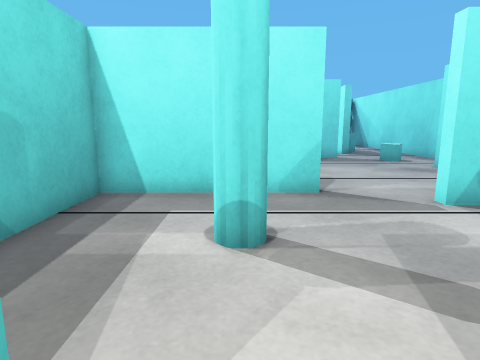
[1] (above)

22 first-person views from a walk through a world built for the Webots simulator. The camera is 0.86 m above the floor, tilts 10° down and sees 75° across. The floor is counted in squares, 0.5 m on a side. Each view is taken from the middle of a square. On the plan, view 1 faces up. The plan holds only what a view shows up to about 16 squares ahead; the rest is blank. The place goes on beyond the plan. The robots in the file are not drawn.

[2]
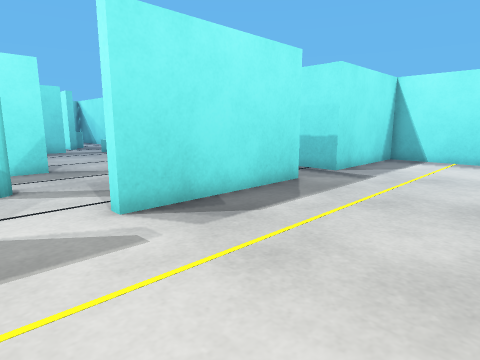

[3]
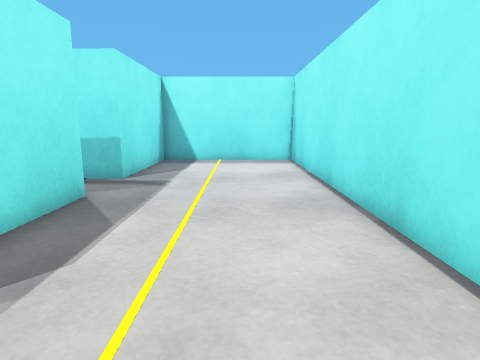

[4]
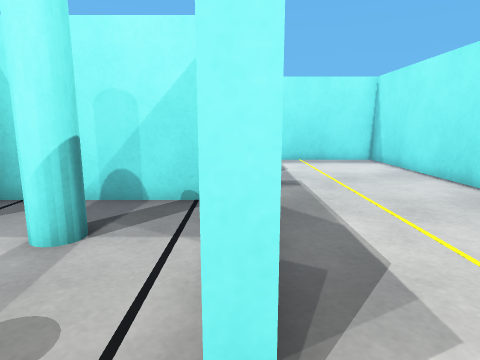

[5]
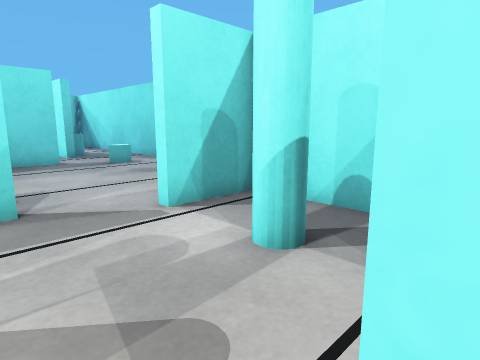

[6]
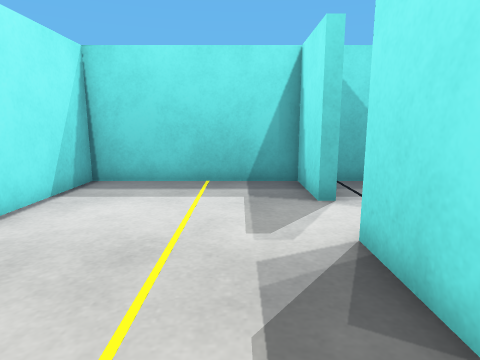

[7]
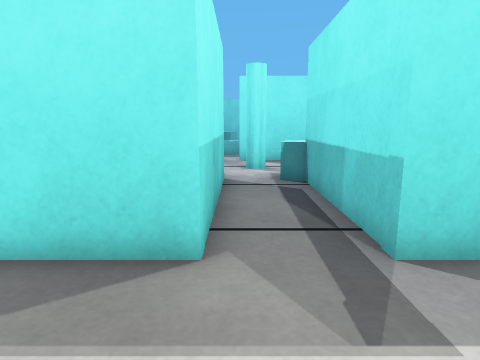

[8]
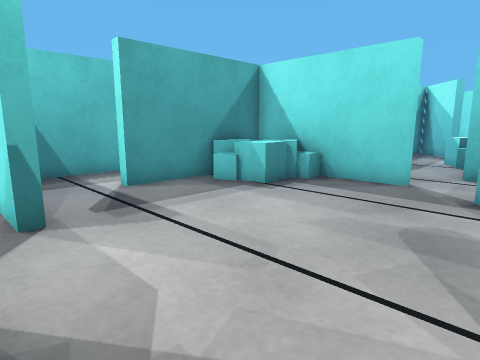

[9]
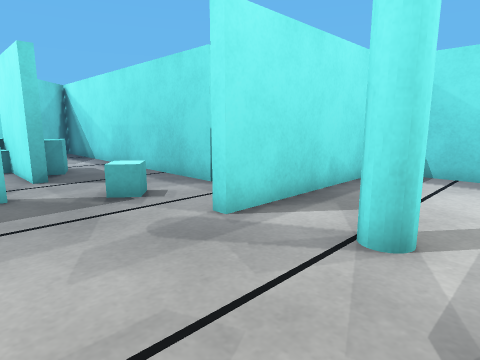

[10]
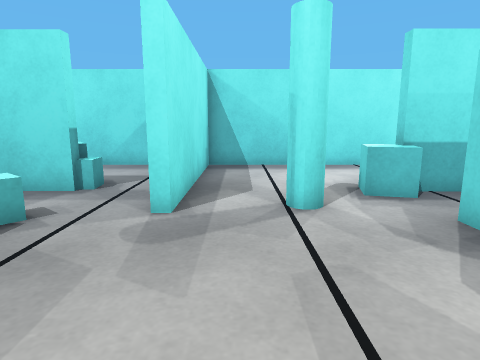

[11]
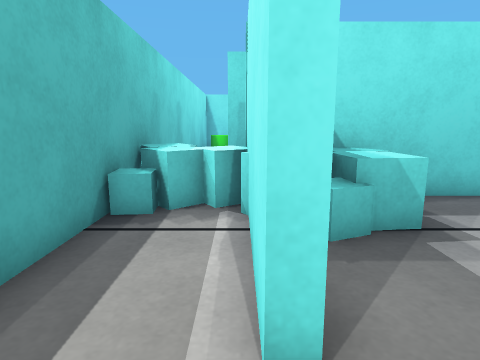

[12]
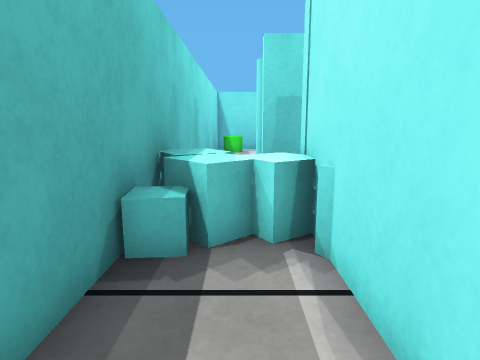

[13]
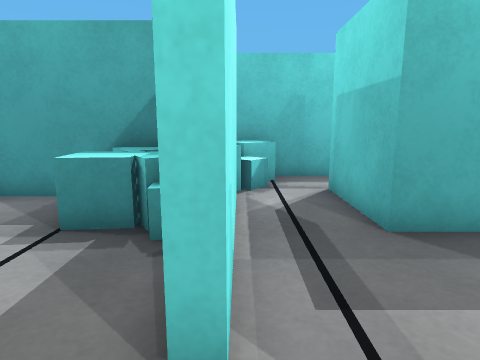

[14]
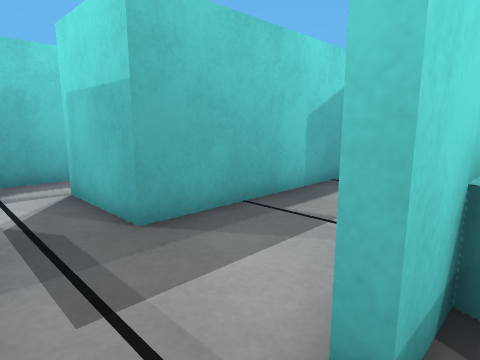

[15]
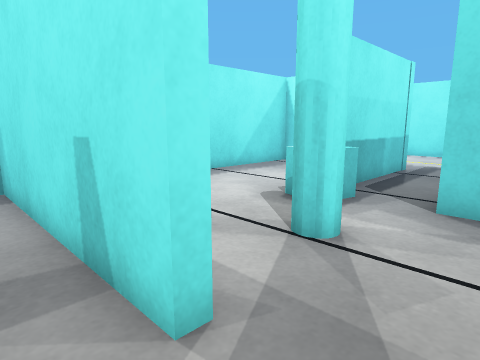

[16]
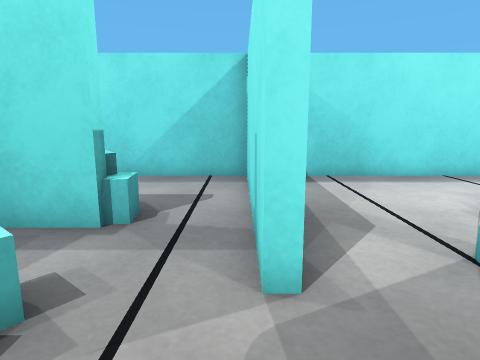

[17]
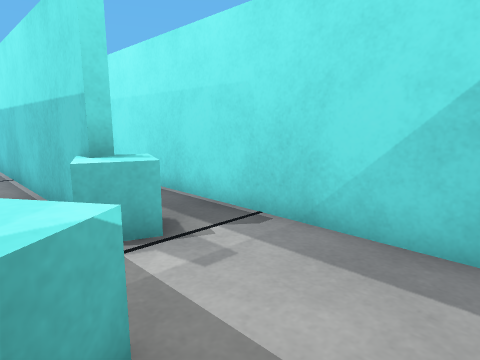

[18]
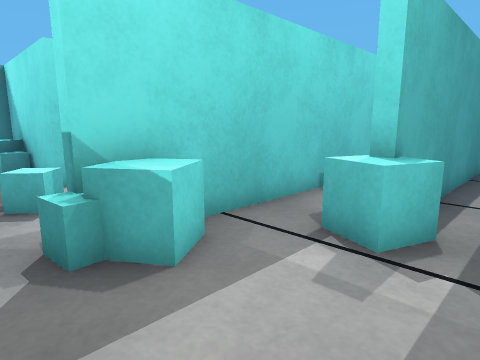

[19]
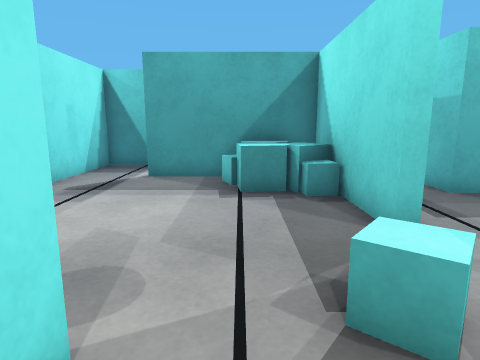

[20]
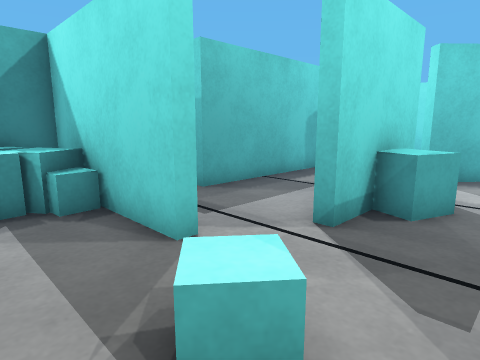

[21]
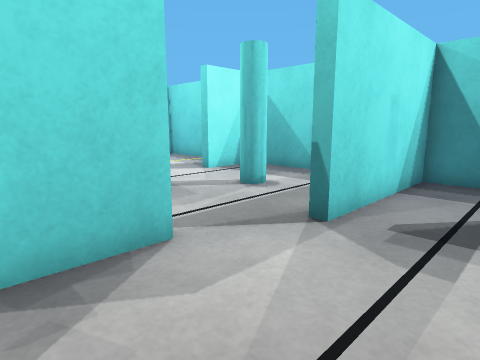

[22]
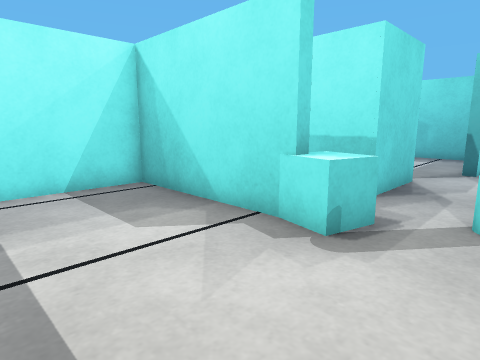

### Floor plan
Points are (right, up) in squares from view 1. A wall is a line through its corners. A room is listed if a view was taken in it or the views show most of it. See-through windows are left out.
Room 1 (views 1, 2, 3, 4, 5, 6, 7, 8)
walls: (3.1, -5.6) (15.6, -5.6) (15.6, 0.8) (10, 0.8) (10, 6.6); (-1, 1.2) (-1, 0.8) (-3.6, 0.8) (-3.6, -5.6) (0.2, -5.6); (7.5, 7) (7.5, 0.8) (1.5, 0.8) (1.5, 1.2)
ways out: opening at (8.5, 6.5) to room 2; opening at (0.5, 1) to room 5
Room 2 (views 9, 10, 13, 14, 15, 16, 19, 20, 21, 22)
walls: (10.5, 6.6) (10.5, 1.2) (15.6, 1.2) (15.6, 12.4) (8, 12.4) (8, 12.8) (10.5, 12.8); (4.5, 7) (7.5, 7); (10, 15.4) (10, 17.6); (5.1, 16.9) (5.1, 16.5) (-0.4, 16.5) (-0.4, 10.9); (0.6, 8.3) (2.1, 8.3)
ways out: opening at (8.5, 6.5) to room 1; opening at (-0.5, 9.5) to room 3; opening at (10, 14.5) to room 4; opening at (3.5, 7.5) to room 5; opening at (7.5, 17)
objects: cyan box (0, 14) to (1, 14); cyan box (0, 15) to (1, 15); cyan box (1, 15) to (2, 16); cyan box (2, 14); cyan box (2, 16); cyan box (7, 15) to (8, 16); cyan pole (8, 9) to (9, 10); cyan box (9, 7) to (11, 8)
Room 3 (views 11, 12)
walls: (-0.4, 10.9) (-0.8, 10.9) (-0.8, 17); (-3.6, 17.5) (-3.6, 8.3) (0.6, 8.3)
ways out: opening at (-0.5, 9.5) to room 2
objects: cyan box (-3, 15) to (-3, 16); cyan box (-3, 17) to (-3, 18); cyan box (-2, 15); cyan box (-2, 16) to (-1, 16); cyan box (-2, 17) to (-2, 18)
Room 4 (views 17, 18)
walls: (12.8, 19.4) (12.8, 24.5); (13.2, 24.5) (13.2, 19.4); (10.5, 24.5) (10.5, 15.4); (10.5, 12.8) (15.6, 12.8) (15.6, 24.5)
ways out: opening at (10, 14.5) to room 2
objects: cyan box (10, 15) to (11, 16); cyan box (11, 16) to (12, 17); cyan box (12, 18) to (14, 19)
Room 5 (no view inside)
walls: (2.1, 8.3) (2.1, 7.9) (-3.6, 7.9) (-3.6, 2); (-2.9, 1.2) (-1, 1.2); (7.1, 1.9) (7.1, 6.6) (4.5, 6.6) (4.5, 7)
ways out: opening at (0.5, 1) to room 1; opening at (3.5, 7.5) to room 2
objects: cyan pole (0, 4) to (0, 5); cyan pole (4, 3) to (5, 4)

Where each view was taken, in squares from view 1:
view 1: 0 up, 0 right, facing up
view 2: 5 down, 1 left, facing up-right
view 3: 3 down, 0 right, facing right
view 4: 1 up, 0 right, facing right
view 5: 1 up, 1 right, facing up-right
view 6: 1 down, 6 right, facing left
view 7: 3 down, 8 right, facing up
view 8: 7 up, 8 right, facing up-left
view 9: 8 up, 4 right, facing up-right
view 10: 11 up, 2 right, facing right
view 11: 9 up, 1 left, facing up
view 12: 11 up, 2 left, facing up
view 13: 17 up, 7 right, facing left
view 14: 17 up, 7 right, facing up-left
view 15: 14 up, 6 right, facing down-right
view 16: 13 up, 5 right, facing right
view 17: 14 up, 11 right, facing up-right
view 18: 14 up, 15 right, facing up-left
view 19: 14 up, 10 right, facing left
view 20: 14 up, 9 right, facing up-left
view 21: 11 up, 7 right, facing down-left
view 22: 10 up, 15 right, facing down-left
